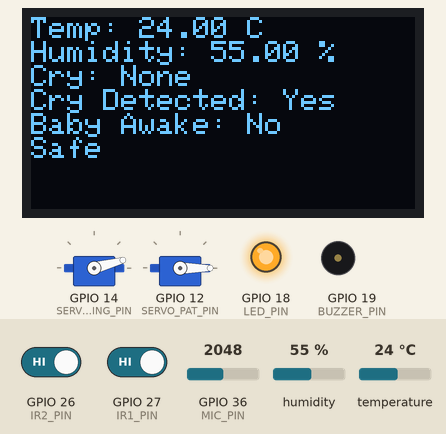
The sketch below on a simulated ESP32. On the bench: 128×64 one-colour display, 2 × servo, output pins drawn as LEDs (lit = HIGH), buzzer (waves = sounding, pin HIGH). Inputs (shaded band) come from the test bench; at power-on: GPIO 26 (IR2_PIN) HIGH, temperature 24 °C, GPIO 36 (MIC_PIN) = 2048, GPIO 27 (IR1_PIN) HIGH, humidity 55 %. WiFi joins after 1.5 s; servers stay silent unless stated; what the sketch prints to the serial monitor is not drawn.

Above: at 3.2 s.
3.3 s: GPIO 26 (IR2_PIN) driven LOW
At 4.09 s:
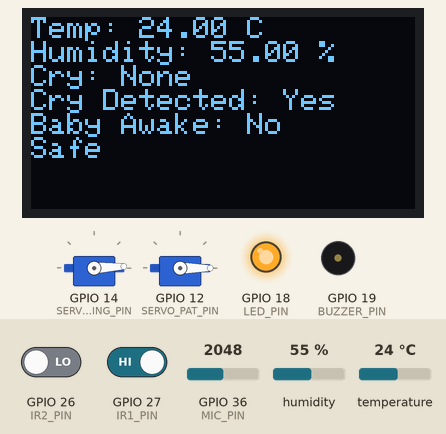
At 6.22 s:
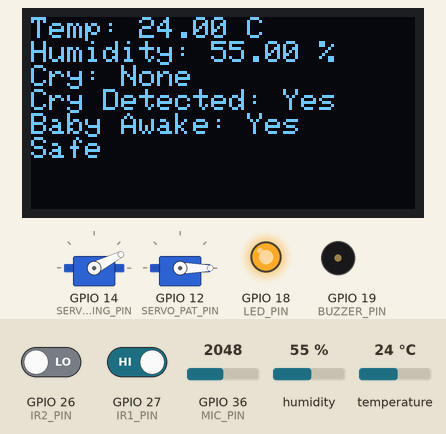
8.1 s: temperature set to 27 °C
12.4 s: GPIO 36 (MIC_PIN) set to 3038
16.2 s: GPIO 36 (MIC_PIN) set to 3156
20.3 s: GPIO 26 (IR2_PIN) driven HIGH
At 22.1 s:
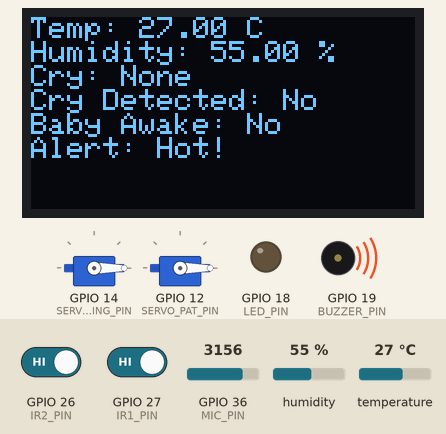
23.1 s: temperature set to 12 °C
At 25.2 s:
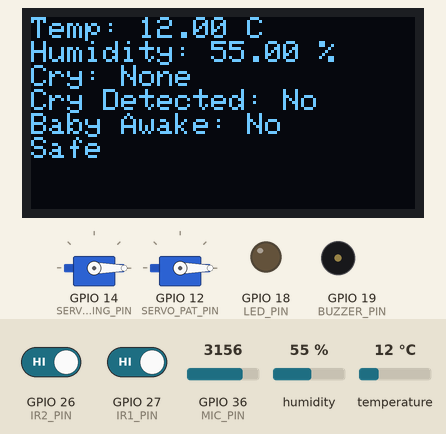
Timing chart, 0 to 26.3 s (numbered marks = the images above; inputs shaded):
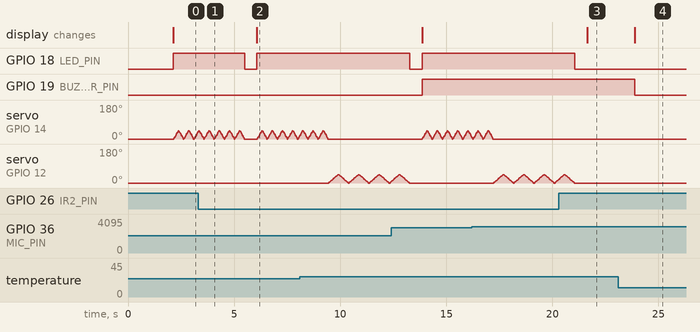

Measured:
- after the input at 3.3 s, the display: changes after 2.8 s (image 2)
- after the input at 20.3 s, GPIO 18 (LED_PIN): goes on until 21.1 s, then stays LOW; servo on GPIO 12 (SERVO_PAT_PIN): goes on until 21.0 s, then stays 0°; the display: changes after 1.3 s (image 3)
- after the input at 23.1 s, GPIO 19 (BUZZER_PIN): HIGH → LOW after 0.78 s; the display: changes after 0.78 s (image 4)

The sketch:

cradle_control.ino
```cpp
#include <WiFi.h>
#include <AsyncTCP.h>
#include <ESPAsyncWebServer.h>
#include <ArduinoJson.h>
#include <Wire.h>
#include <Adafruit_SSD1306.h>
#include <DHT.h>
#include <ESP32Servo.h>
#include <Adafruit_MPU6050.h>
#include <Adafruit_Sensor.h>

// ====== Pin Definitions ======
#define DHTPIN 4
#define DHTTYPE DHT11
#define MIC_PIN 36  // Analog input
#define LED_PIN 18
#define BUZZER_PIN 19
#define IR1_PIN 27
#define IR2_PIN 26
#define SERVO_SWING_PIN 14 // Servo for cry detection (mic or Flask)
#define SERVO_PAT_PIN 12   // Servo for IR detection (patting)

// ====== OLED Setup ======
#define SCREEN_WIDTH 128
#define SCREEN_HEIGHT 64
Adafruit_SSD1306 display(SCREEN_WIDTH, SCREEN_HEIGHT, &Wire, -1);

// ====== Sensor & Actuator Setup ======
DHT dht(DHTPIN, DHTTYPE);
Adafruit_MPU6050 mpu;
Servo servoSwing; // For cry detection
Servo servoPat;   // For IR detection (patting)

// ====== Network Setup ======
const char* ssid = "vivo1820";     // Replace with your Wi-Fi SSID
const char* password = "thanu123"; // Replace with your Wi-Fi password
AsyncWebServer server(80);

// ====== Cry Detection Parameters ======
#define MIC_SAMPLES 100
#define CRY_THRESHOLD 3095  // Adjust based on testing
#define TEMP_THRESHOLD 25.0 // Threshold temperature in Celsius
#define CRY_SWING_DURATION 3000 // 3 seconds for local cry detection

// ====== Global Variables ======
String lastCryType = "None"; // Store the latest cry type from Flask
unsigned long cradleStartTime = 0;
unsigned long cradleDuration = 0;
bool cradleActive = false;

// ====== Cry Detection Function ======
bool detectCry() {
  long sum = 0;
  for (int i = 0; i < MIC_SAMPLES; i++) {
    int val = analogRead(MIC_PIN);
    sum += val;
    delayMicroseconds(100);
  }
  int avg = sum / MIC_SAMPLES;
  return avg < CRY_THRESHOLD;
}

// ====== Servo Swing Function (Pin 14, Cry Detection) ======
void swingServo(unsigned long duration) {
  unsigned long startTime = millis();
  while (millis() - startTime < duration) {
    for (int pos = 0; pos <= 45; pos += 3) {
      servoSwing.write(pos);
      delay(15); // Normal speed
    }
    for (int pos = 45; pos >= 0; pos -= 3) {
      servoSwing.write(pos);
      delay(15);
    }
  }
  servoSwing.write(0);
}

// ====== Servo Pat Function (Pin 12, IR Detection) ======
void patServo(unsigned long duration) {
  unsigned long startTime = millis();
  while (millis() - startTime < duration) {
    for (int pos = 0; pos <= 45; pos += 3) {
      servoPat.write(pos);
      delay(30); // Slower speed for patting
    }
    for (int pos = 45; pos >= 0; pos -= 3) {
      servoPat.write(pos);
      delay(30);
    }
  }
  servoPat.write(0);
}

// ====== Update OLED Display ======
void updateDisplay(float temperature, float humidity, bool cryDetected, String cryType, bool irDetected) {
  display.clearDisplay();
  display.setTextSize(1);
  display.setTextColor(WHITE);
  display.setCursor(0, 0);

  display.print("Temp: ");
  display.print(isnan(temperature) ? String("N/A") : String(temperature));
  display.println(" C");

  display.print("Humidity: ");
  display.print(isnan(humidity) ? String("N/A") : String(humidity));
  display.println(" %");

  display.print("Cry: ");
  display.println(cryType);

  display.print("Cry Detected: ");
  display.println(cryDetected ? "Yes" : "No");

  display.print("Baby Awake: ");
  display.println(irDetected ? "Yes" : "No");

  if (!isnan(temperature) && temperature > TEMP_THRESHOLD) {
    display.println("Alert: Hot!");
  } else {
    display.println("Safe");
  }

  display.display();
}

// ====== Print Sensor Data to Serial Monitor ======
void printSensorData(float temperature, float humidity, bool cryDetected, int ir1Val, int ir2Val, int micVal) {
  Serial.print("Temperature: ");
  Serial.print(isnan(temperature) ? String("N/A") : String(temperature));
  Serial.println(" C");

  Serial.print("Humidity: ");
  Serial.print(isnan(humidity) ? String("N/A") : String(humidity));
  Serial.println(" %");

  Serial.print("Cry Detected: ");
  Serial.println(cryDetected ? "Yes" : "No");

  Serial.print("IR Sensor 1: ");
  Serial.println(ir1Val == LOW ? "Detected" : "None");

  Serial.print("IR Sensor 2: ");
  Serial.println(ir2Val == LOW ? "Detected" : "None");

  Serial.print("Baby Awake: ");
  Serial.println((ir1Val == LOW || ir2Val == LOW) ? "Yes" : "No");

  Serial.print("Microphone: ");
  Serial.println(micVal);

  Serial.print("Mic Avg: ");
  Serial.println(micVal); // Matches detectCry() output for consistency
}

void setup() {
  Serial.begin(115200);

  // Initialize pins
  pinMode(LED_PIN, OUTPUT);
  pinMode(BUZZER_PIN, OUTPUT);
  pinMode(IR1_PIN, INPUT_PULLUP);
  pinMode(IR2_PIN, INPUT_PULLUP);
  pinMode(MIC_PIN, INPUT);

  // Initialize DHT sensor
  dht.begin();

  // Initialize OLED
  if (!display.begin(SSD1306_SWITCHCAPVCC, 0x3C)) {
    Serial.println("OLED failed");
    while (1);
  }
  display.clearDisplay();
  display.display();

  // Initialize MPU6050 (optional)
  if (!mpu.begin()) {
    Serial.println("MPU6050 not found!");
  }

  // Initialize Servos
  servoSwing.attach(SERVO_SWING_PIN); // Cry detection servo
  servoPat.attach(SERVO_PAT_PIN);     // IR detection (patting) servo
  servoSwing.write(0);
  servoPat.write(0);

  // Connect to Wi-Fi
  Serial.begin(115200);
  Serial.println("Starting WiFi connection...");
  Serial.println("MAC Address: " + WiFi.macAddress());
  WiFi.begin(ssid, password);
  int attempts = 0;
  while (WiFi.status() != WL_CONNECTED && attempts < 20) {
    delay(1000);
    Serial.println("Connecting to WiFi... Attempt " + String(attempts + 1) + ", Status: " + WiFi.status());
    attempts++;
  }
  if (WiFi.status() == WL_CONNECTED) {
    Serial.println("Connected to WiFi");
    Serial.println("IP Address: " + WiFi.localIP().toString());
  } else {
    Serial.println("Failed to connect to WiFi");
    Serial.println("WiFi Status: " + String(WiFi.status()));
    Serial.println("Continuing without WiFi to test sensors...");
  }

  // ====== HTTP Server Routes ======
  // Handle prediction from Flask
  server.on("/activate_cradle", HTTP_POST, [](AsyncWebServerRequest *request) {
    if (request->hasParam("body", true)) {
      String body = request->getParam("body", true)->value();
      StaticJsonDocument<200> doc;
      DeserializationError error = deserializeJson(doc, body);
      if (error) {
        Serial.println("JSON parse error: " + String(error.c_str()));
        request->send(400, "application/json", "{\"status\":\"error\",\"error\":\"Invalid JSON\"}");
        return;
      }

      String cryType = doc["cry_type"].as<String>();
      int duration = doc["duration"].as<int>();

      // Log to Serial Monitor
      Serial.println("Flask Prediction: Cry Type = " + cryType);

      // Update cry type for OLED display
      lastCryType = cryType;

      // Only activate servo for non-not_cry predictions
      if (cryType != "not_cry") {
        cradleDuration = max((unsigned long)(duration * 1000), (unsigned long)CRY_SWING_DURATION); // Ensure at least 3 seconds
        cradleStartTime = millis();
        cradleActive = true;
      }

      // Send response
      StaticJsonDocument<100> responseDoc;
      responseDoc["status"] = "success";
      responseDoc["cry_type"] = cryType;
      String response;
      serializeJson(responseDoc, response);
      AsyncWebServerResponse *res = request->beginResponse(200, "application/json", response);
      res->addHeader("Access-Control-Allow-Origin", "*");
      request->send(res);
    } else {
      Serial.println("Error: No body provided in /activate_cradle");
      request->send(400, "application/json", "{\"status\":\"error\",\"error\":\"No body provided\"}");
    }
  });

  // Handle sensor data request
  server.on("/sensors", HTTP_GET, [](AsyncWebServerRequest *request) {
    float temperature = dht.readTemperature();
    float humidity = dht.readHumidity();
    int ir1Val = digitalRead(IR1_PIN);
    int ir2Val = digitalRead(IR2_PIN);
    int micVal = analogRead(MIC_PIN);
    bool cryDetected = detectCry();

    StaticJsonDocument<200> doc;
    doc["status"] = "success";
    doc["temperature"] = isnan(temperature) ? 0.0 : temperature;
    doc["humidity"] = isnan(humidity) ? 0.0 : humidity;
    doc["cry_detected"] = cryDetected;
    doc["ir1_value"] = ir1Val;
    doc["ir2_value"] = ir2Val;
    doc["mic_value"] = micVal;

    String response;
    serializeJson(doc, response);
    AsyncWebServerResponse *res = request->beginResponse(200, "application/json", response);
    res->addHeader("Access-Control-Allow-Origin", "*");
    request->send(res);
  });

  // Start server
  server.begin();
  Serial.println("HTTP server started");
}

void loop() {
  float temperature = dht.readTemperature();
  float humidity = dht.readHumidity();
  int ir1Val = digitalRead(IR1_PIN);
  int ir2Val = digitalRead(IR2_PIN);
  int micVal = analogRead(MIC_PIN);
  bool cryDetected = detectCry();
  bool irDetected = (ir1Val == LOW || ir2Val == LOW); // Baby awake if either IR detects

  // Print all sensor data to Serial Monitor
  printSensorData(temperature, humidity, cryDetected, ir1Val, ir2Val, micVal);

  // Update OLED with all statuses
  updateDisplay(temperature, humidity, cryDetected, lastCryType, irDetected);

  // Temperature alert
  if (!isnan(temperature) && temperature > TEMP_THRESHOLD) {
    digitalWrite(BUZZER_PIN, HIGH);
  } else {
    digitalWrite(BUZZER_PIN, LOW);
  }

  // Cradle control based on Flask prediction (swing servo, pin 14)
  if (cradleActive && (millis() - cradleStartTime < cradleDuration)) {
    Serial.println("Flask Prediction: Starting swing servo (pin 14) for " + String(cradleDuration / 1000) + " seconds");
    digitalWrite(LED_PIN, HIGH);
    swingServo(cradleDuration);
    cradleActive = false;
    digitalWrite(LED_PIN, LOW);
  }

  // Local cry detection (swing servo, pin 14)
  if (cryDetected && !cradleActive) {
    Serial.println("Local Cry Detected: Starting swing servo (pin 14) for 3 seconds");
    digitalWrite(LED_PIN, HIGH);
    swingServo(CRY_SWING_DURATION);
    digitalWrite(LED_PIN, LOW);
  }

  // IR sensor: check if baby is awake (pat servo, pin 12)
  if (irDetected && !cradleActive) {
    Serial.println("Baby is awake: Starting pat servo (pin 12) for 3 seconds");
    digitalWrite(LED_PIN, HIGH);
    patServo(CRY_SWING_DURATION);
    digitalWrite(LED_PIN, LOW);
  }

  delay(500); // Small delay before next loop
}
```
